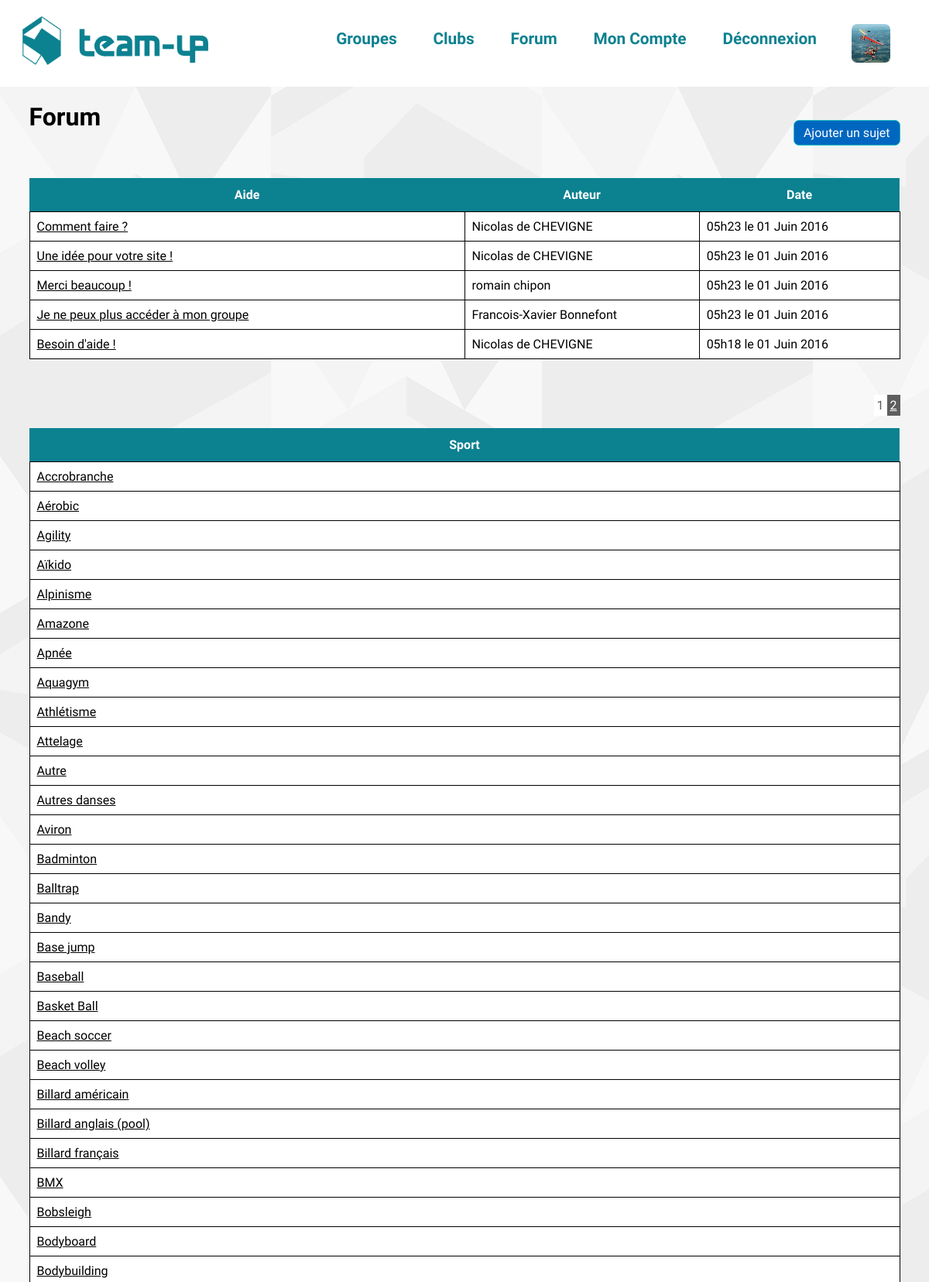
/?page=forum (signed in, upper part), run on the app's committed database.
### tables this page shows
CREATE TABLE `forum_sujets` (
  `id` int(11) NOT NULL,
  `id_membre` int(11) NOT NULL,
  `type` enum('aide','sport') NOT NULL,
  `id_sport` int(11) NOT NULL,
  `titre` varchar(255) NOT NULL,
  `message` text NOT NULL,
  `date` datetime NOT NULL,
  `resolu` tinyint(1) NOT NULL
);

CREATE TABLE `membres` (
  `id` int(11) NOT NULL,
  `pseudo` varchar(255) NOT NULL,
  `nom` varchar(255) NOT NULL,
  `prenom` varchar(255) NOT NULL,
  `email` varchar(255) NOT NULL,
  `mot_de_passe` varchar(255) NOT NULL,
  `description` text,
  `date_naissance` date DEFAULT NULL,
  `id_departement` varchar(255) DEFAULT NULL,
  `sexe` enum('homme','femme','autre') DEFAULT NULL,
  `bannis` tinyint(1) NOT NULL DEFAULT '0',
  `role` enum('membre','admin') NOT NULL DEFAULT 'membre'
);

CREATE TABLE `sports` (
  `id` int(11) NOT NULL,
  `nom` varchar(255) NOT NULL,
  `description` text NOT NULL
);

### modeles/membres.php (called while the page is built, shortened)
<?php
function connecte($profil = false) {
	if(!$profil) {
		return isset($_SESSION['id']);
	} else {
		return (isset($_SESSION['id']) ? profil_membre($_SESSION['id']) : false);
	}
}
function profil_membre($id) {
	global $pdo;
	$stmt = $pdo->prepare('SELECT * FROM membres WHERE id = :id');
	$stmt->bindValue('id', $id, PDO::PARAM_INT);
	if($stmt->execute())
		return $stmt->fetch();
	else
		return false;
}

### modeles/forum.php (called while the page is built, shortened)
<?php
function recuperer_sujets_sport($id_sport, $debut_requete, $sujets_par_page) {
	global $pdo;
	$stmt = $pdo->prepare('SELECT SQL_CALC_FOUND_ROWS f.id id_sujet, f.*, m.id id_membre, m.* FROM forum_sujets AS f
																				JOIN membres AS m ON f.id_membre = m.id
																			WHERE id_sport = :id_sport ORDER BY date DESC
																			LIMIT :debut_requete, :sujets_par_page');
	$stmt->bindValue('id_sport', $id_sport, PDO::PARAM_INT);
	$stmt->bindValue('debut_requete', $debut_requete, PDO::PARAM_INT);
	$stmt->bindValue('sujets_par_page', $sujets_par_page, PDO::PARAM_INT);
	$stmt->execute();
	return array('nombre' => $pdo->query('SELECT FOUND_ROWS();')->fetch(PDO::FETCH_COLUMN), 'lignes' => $stmt->fetchAll());
}

### init.php (called while the page is built, shortened)
<?php
if(defined('HOTE') && defined('USER') && defined('PASS') && defined('BASE')) {
    try {
        $pdo = new PDO("mysql:host=".HOTE.";dbname=".BASE, USER, PASS);
        $pdo->setAttribute(PDO::ATTR_ERRMODE, PDO::ERRMODE_EXCEPTION);
    } catch (PDOException $e) {}
}
include 'modeles/membres.php';
class DateTimeFrench extends DateTime {
    public function format($format) {
        $english_days = array('Monday', 'Tuesday', 'Wednesday', 'Thursday', 'Friday', 'Saturday', 'Sunday');
        $french_days = array('Lundi', 'Mardi', 'Mercredi', 'Jeudi', 'Vendredi', 'Samedi', 'Dimanche');
        $english_months = array('January', 'February', 'March', 'April', 'May', 'June', 'July', 'August', 'September', 'October', 'November', 'December');
        $french_months = array('Janvier', 'Février', 'Mars', 'Avril', 'Mai', 'Juin', 'Juillet', 'Août', 'Septembre', 'Octobre', 'Novembre', 'Décembre');
        return str_replace($english_months, $french_months, str_replace($english_days, $french_days, parent::format($format)));
    }
}

### modeles/sports.php (called while the page is built, shortened)
<?php
function recuperer_sports() {
	global $pdo;
	$stmt = $pdo->query('SELECT * FROM sports');
	$resultat = array();
	while($ligne = $stmt->fetch()) {
		$resultat[] = $ligne;
	}
	return $resultat;
}

### vues/forum.php (the view, shortened to what this page needs)
<h1><a href="?page=forum">Forum</a></h1>
<?php if(connecte()) {  ?>
	<a href="?page=forum&amp;ajouter" class="bouton b-principal ajouter-sujet">Ajouter un sujet</a>
<?php } ?>
<div class="forum">
	<table>
		<thead>
			<tr>
				<th style="width:50%;">Aide</th>
				<th>Auteur</th>
				<th>Date</th>
			</tr>
		</thead>
		<tbody>
			<?php
				foreach ($sujets_aide as $sujet) {
					$date = new DateTimeFrench($sujet['date']);
			?>
				<tr><td><a href="?page=forum&amp;sujet=<?php echo $sujet['id_sujet']; ?>"><?php echo $sujet['titre']; ?></a></td><td><?php echo $sujet['prenom']; ?> <?php echo $sujet['nom']; ?></td><td><?php echo $date->format('H\hi \l\e d F Y'); ?></td></tr>
			<?php
				}
			?>
		</tbody>
	</table>
	<table>
		<thead>
			<tr>
				<th>Sport</th>
			</tr>
		</thead>
		<tbody>
			<?php
				foreach ($sports as $sport) {
			?>
				<tr><td><a href="?page=forum&amp;sport=<?php echo $sport['id']; ?>"><?php echo $sport['nom']; ?></a></td></tr>
			<?php
				}
			?>
		</tbody>
	</table>
</div>

### static/css/style.css (style rules this page uses)
* { font-family: 'Titillium Web', sans-serif; margin:0; padding: 0; }
body { background:url(../../static/images/motif.jpg); background-repeat: repeat; min-height:100%; }
h1 a { text-decoration: none; color:black; }
.bouton { padding:6px 12px; border:1px solid black; border-radius:7px; text-decoration: none; color: white; }
.bouton.b-principal { border-color:#19BEC0; background-color: #0067C0; }

### static/css/forum.css (style rules this page uses)
.forum { margin-top: 60px; }
.ajouter-sujet { float: right; margin-top: -15px; }
h3 a, td a { color:black; }
table { width: 100%; border-collapse: collapse; margin: 0px; background-color: white; margin-bottom: 50px; }
th { background-color: #0c8190; color: white; padding:12px; }
td { padding: 9px; border: 1px solid black; }

### data on the page
forum_sujets: titre "Comment faire ?", id_membre.prenom "Nicolas", id_membre.nom "de CHEVIGNE", date "05h23 le 01 Juin 2016"
forum_sujets: titre "Une idée pour votre site !", id_membre.prenom "Nicolas", id_membre.nom "de CHEVIGNE", date "05h23 le 01 Juin 2016"
forum_sujets: titre "Merci beaucoup !", id_membre.prenom "romain", id_membre.nom "chipon", date "05h23 le 01 Juin 2016"
forum_sujets: titre "Je ne peux plus accéder à mon groupe", id_membre.prenom "Francois-Xavier", id_membre.nom "Bonnefont", date "05h23 le 01 Juin 2016"
forum_sujets: titre "Besoin d'aide !", id_membre.prenom "Nicolas", id_membre.nom "de CHEVIGNE", date "05h18 le 01 Juin 2016"
sports: nom "Accrobranche"
sports: nom "Aérobic"
sports: nom "Agility"
sports: nom "Aïkido"
sports: nom "Alpinisme"
sports: nom "Amazone"
sports: nom "Apnée"
sports: nom "Aquagym"
sports: nom "Athlétisme"
sports: nom "Attelage"
sports: nom "Autre"
sports: nom "Autres danses"
sports: nom "Aviron"
sports: nom "Badminton"
sports: nom "Balltrap"
sports: nom "Bandy"
sports: nom "Base jump"
sports: nom "Baseball"
sports: nom "Basket Ball"
sports: nom "Beach soccer"
sports: nom "Beach volley"
sports: nom "Billard américain"
sports: nom "Billard anglais (pool)"
sports: nom "Billard français"
sports: nom "BMX"
sports: nom "Bobsleigh"
sports: nom "Bodyboard"
sports: nom "Bodybuilding"
